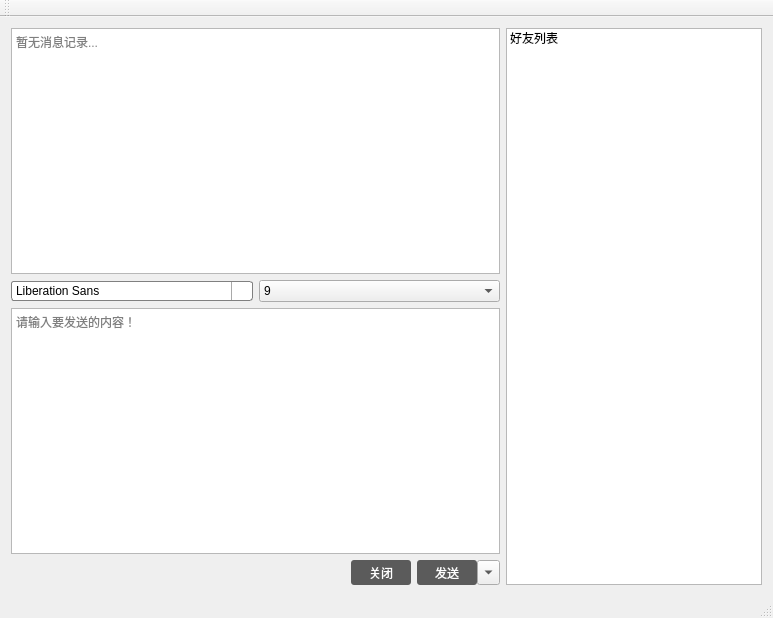
<?xml version="1.0" encoding="UTF-8"?>
<ui version="4.0">
 <class>MainWindow</class>
 <widget class="QMainWindow" name="MainWindow">
  <property name="geometry">
   <rect>
    <x>0</x>
    <y>0</y>
    <width>773</width>
    <height>618</height>
   </rect>
  </property>
  <property name="windowTitle">
   <string>成功始于沟通</string>
  </property>
  <widget class="QWidget" name="centralWidget">
   <layout class="QHBoxLayout" name="horizontalLayout_2" stretch="7,0">
    <item>
     <layout class="QVBoxLayout" name="verticalLayout">
      <item>
       <widget class="QTextBrowser" name="textBrowser">
        <property name="placeholderText">
         <string>暂无消息记录...</string>
        </property>
       </widget>
      </item>
      <item>
       <layout class="QHBoxLayout" name="horizontalLayout">
        <item>
         <widget class="QFontComboBox" name="fontComboBox">
          <property name="styleSheet">
           <string notr="true">QComboBox {
	background-color: rgb(255, 255, 255);
    border: 1px solid gray;
    border-radius: 3px;
    padding: 1px 2px 1px 2px;  /*针对于组合框中的文本内容*/
    /*min-width: 9em;   组合框的最小宽度*/
}
QComboBox::drop-down {
    subcontrol-origin: padding;
    subcontrol-position: top right;
    width: 20px;

    border-left-width: 1px;
    border-left-color: darkgray;
    border-left-style: solid; 
    border-top-right-radius: 3px; 
    border-bottom-right-radius: 3px;
}
QComboBox::down-arrow {
    image: url(:/images/QComboBox);
}
QComboBox::drop-down:hover { background-color: rgb(50, 50, 50,255);}</string>
          </property>
         </widget>
        </item>
        <item>
         <widget class="QComboBox" name="comboBox">
          <item>
           <property name="text">
            <string>9</string>
           </property>
          </item>
          <item>
           <property name="text">
            <string>10</string>
           </property>
          </item>
          <item>
           <property name="text">
            <string>11</string>
           </property>
          </item>
          <item>
           <property name="text">
            <string>12</string>
           </property>
          </item>
          <item>
           <property name="text">
            <string>14</string>
           </property>
          </item>
          <item>
           <property name="text">
            <string>16</string>
           </property>
          </item>
          <item>
           <property name="text">
            <string>18</string>
           </property>
          </item>
          <item>
           <property name="text">
            <string>20</string>
           </property>
          </item>
          <item>
           <property name="text">
            <string>24</string>
           </property>
          </item>
          <item>
           <property name="text">
            <string>28</string>
           </property>
          </item>
          <item>
           <property name="text">
            <string>32</string>
           </property>
          </item>
         </widget>
        </item>
       </layout>
      </item>
      <item>
       <widget class="QTextEdit" name="textEdit">
        <property name="placeholderText">
         <string>请输入要发送的内容！</string>
        </property>
       </widget>
      </item>
      <item>
       <layout class="QHBoxLayout" name="horizontalLayout_4">
        <item>
         <spacer name="horizontalSpacer">
          <property name="orientation">
           <enum>Qt::Horizontal</enum>
          </property>
          <property name="sizeHint" stdset="0">
           <size>
            <width>40</width>
            <height>20</height>
           </size>
          </property>
         </spacer>
        </item>
        <item>
         <widget class="QPushButton" name="btn_chartClose">
          <property name="minimumSize">
           <size>
            <width>60</width>
            <height>25</height>
           </size>
          </property>
          <property name="maximumSize">
           <size>
            <width>103</width>
            <height>41</height>
           </size>
          </property>
          <property name="contextMenuPolicy">
           <enum>Qt::NoContextMenu</enum>
          </property>
          <property name="styleSheet">
           <string notr="true">QPushButton { background-color: rgb(50, 50, 50,200); border-radius: 3px; color: rgb(255, 255, 255); }
 QPushButton:hover { background-color: rgb(50, 50, 50,255);}
</string>
          </property>
          <property name="text">
           <string>关闭</string>
          </property>
          <property name="shortcut">
           <string>Esc</string>
          </property>
         </widget>
        </item>
        <item>
         <layout class="QHBoxLayout" name="horizontalLayout_3">
          <property name="spacing">
           <number>0</number>
          </property>
          <item>
           <widget class="QPushButton" name="btn_chartSend">
            <property name="minimumSize">
             <size>
              <width>60</width>
              <height>25</height>
             </size>
            </property>
            <property name="maximumSize">
             <size>
              <width>103</width>
              <height>41</height>
             </size>
            </property>
            <property name="contextMenuPolicy">
             <enum>Qt::NoContextMenu</enum>
            </property>
            <property name="toolTip">
             <string>按Ctrl+Enter发送消息</string>
            </property>
            <property name="styleSheet">
             <string notr="true">QPushButton { background-color: rgb(50, 50, 50,200); border-radius: 3px; color: rgb(255, 255, 255); }
 QPushButton:hover { background-color: rgb(50, 50, 50,255);}
</string>
            </property>
            <property name="text">
             <string>发送</string>
            </property>
            <property name="shortcut">
             <string>Ctrl+Return</string>
            </property>
           </widget>
          </item>
          <item>
           <widget class="QToolButton" name="tBtn_setSendBtnShortcut">
            <property name="minimumSize">
             <size>
              <width>23</width>
              <height>25</height>
             </size>
            </property>
            <property name="maximumSize">
             <size>
              <width>23</width>
              <height>41</height>
             </size>
            </property>
            <property name="contextMenuPolicy">
             <enum>Qt::ActionsContextMenu</enum>
            </property>
            <property name="text">
             <string>...</string>
            </property>
            <property name="arrowType">
             <enum>Qt::DownArrow</enum>
            </property>
           </widget>
          </item>
         </layout>
        </item>
       </layout>
      </item>
     </layout>
    </item>
    <item>
     <widget class="QListWidget" name="listWidget">
      <item>
       <property name="text">
        <string>好友列表</string>
       </property>
      </item>
     </widget>
    </item>
   </layout>
  </widget>
  <widget class="QMenuBar" name="menuBar">
   <property name="geometry">
    <rect>
     <x>0</x>
     <y>0</y>
     <width>773</width>
     <height>23</height>
    </rect>
   </property>
  </widget>
  <widget class="QToolBar" name="mainToolBar">
   <attribute name="toolBarArea">
    <enum>TopToolBarArea</enum>
   </attribute>
   <attribute name="toolBarBreak">
    <bool>false</bool>
   </attribute>
  </widget>
  <widget class="QStatusBar" name="statusBar"/>
 </widget>
 <layoutdefault spacing="6" margin="11"/>
 <resources/>
 <connections/>
</ui>
